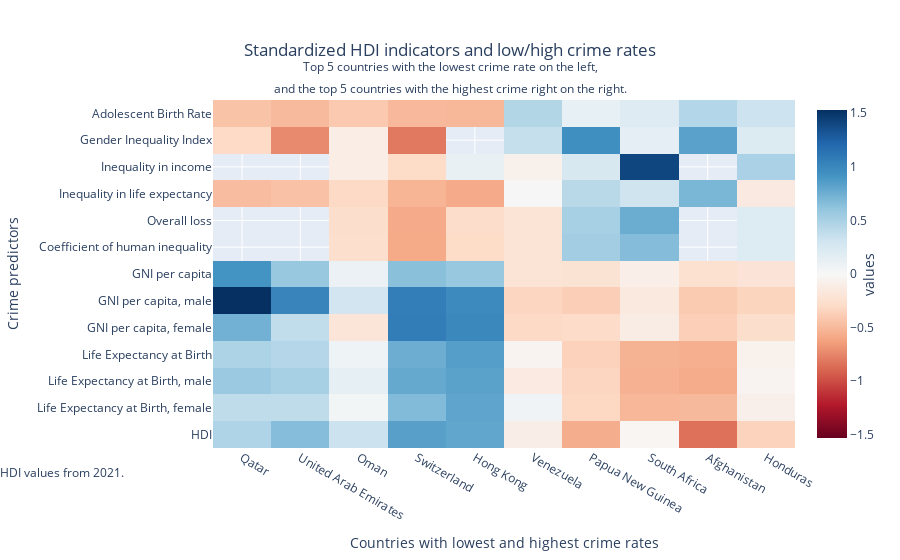

The notebook cell this image was saved under:
### Markdown cell above
## A Cross-National Comparison of Crime and the Human Development Index

Below is shown a heatmap of standardized indicators of HDI that are higher or lower compared to the countries. On the x-axis, ten countries are put into perspective: the 5 most left indicating the countries with the lowest crime index, and the 5 most right indicating the countries with the highest crime index.

### Code cell
%run heatmap.ipynb

### Figure 1 — Plotly figure (JSON) as saved in the notebook; plotly's stock layout.template omitted (floating-point values rounded to 4 significant figures; data arrays with more than 128 entries replaced by an {"elided": "..."} marker saying what was removed)
{"data": [{"colorbar": {"title": {"side": "right", "text": "values"}}, "colorscale": [[0, "rgb(103,0,31)"], [0.1, "rgb(178,24,43)"], [0.2, "rgb(214,96,77)"], [0.3, "rgb(244,165,130)"], [0.4, "rgb(253,219,199)"], [0.5, "rgb(247,247,247)"], [0.6, "rgb(209,229,240)"], [0.7, "rgb(146,197,222)"], [0.8, "rgb(67,147,195)"], [0.9, "rgb(33,102,172)"], [1, "rgb(5,48,97)"]], "type": "heatmap", "x": ["Qatar", "United Arab Emirates", "Oman", "Switzerland", "Hong Kong", "Venezuela", "Papua New Guinea", "South Africa", "Afghanistan", "Honduras"], "y": ["HDI", "Life Expectancy at Birth, female", "Life Expectancy at Birth, male", "Life Expectancy at Birth", "GNI per capita, female", "GNI per capita, male", "GNI per capita", "Coefficient of human inequality", "Overall loss", "Inequality in life expectancy", "Inequality in income", "Gender Inequality Index", "Adolescent Birth Rate"], "z": {"elided": "13x10 float values"}, "zmid": 0}], "layout": {"annotations": [{"align": "left", "showarrow": false, "text": "HDI values from 2021.", "x": -0.37, "xanchor": "left", "xref": "paper", "y": -0.1, "yanchor": "bottom", "yref": "paper"}], "autosize": true, "title": {"text": "Standardized HDI indicators and low/high crime rates<br><sup>Top 5 countries with the lowest crime rate on the left,<br>and the top 5 countries with the highest crime right on the right.</sup>", "x": 0.5, "xanchor": "center", "y": 0.9, "yanchor": "top"}, "xaxis": {"autorange": true, "range": [-0.5, 9.5], "tickmode": "array", "ticktext": ["Qatar", "United Arab Emirates", "Oman", "Switzerland", "Hong Kong", "Venezuela", "Papua New Guinea", "South Africa", "Afghanistan", "Honduras"], "tickvals": [0, 1, 2, 3, 4, 5, 6, 7, 8, 9], "title": {"text": "Countries with lowest and highest crime rates"}, "type": "category"}, "yaxis": {"autorange": true, "range": [-0.5, 12.5], "tickmode": "array", "ticktext": ["HDI", "Life Expectancy at Birth, female", "Life Expectancy at Birth, male", "Life Expectancy at Birth", "GNI per capita, female", "GNI per capita, male", "GNI per capita", "Coefficient of human inequality", "Overall loss", "Inequality in life expectancy", "Inequality in income", "Gender Inequality Index", "Adolescent Birth Rate"], "tickvals": [0, 1, 2, 3, 4, 5, 6, 7, 8, 9, 10, 11, 12], "title": {"text": "Crime predictors"}, "type": "category"}}}
